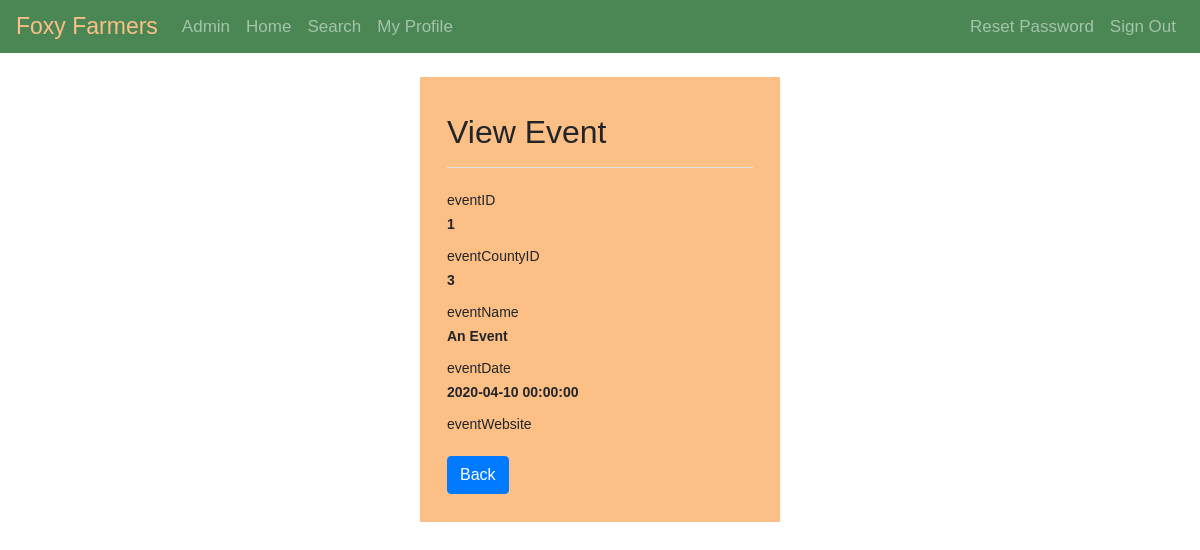
Page /pages/admin/events-read.php?eventID=1 (signed in) on the earlier database version.
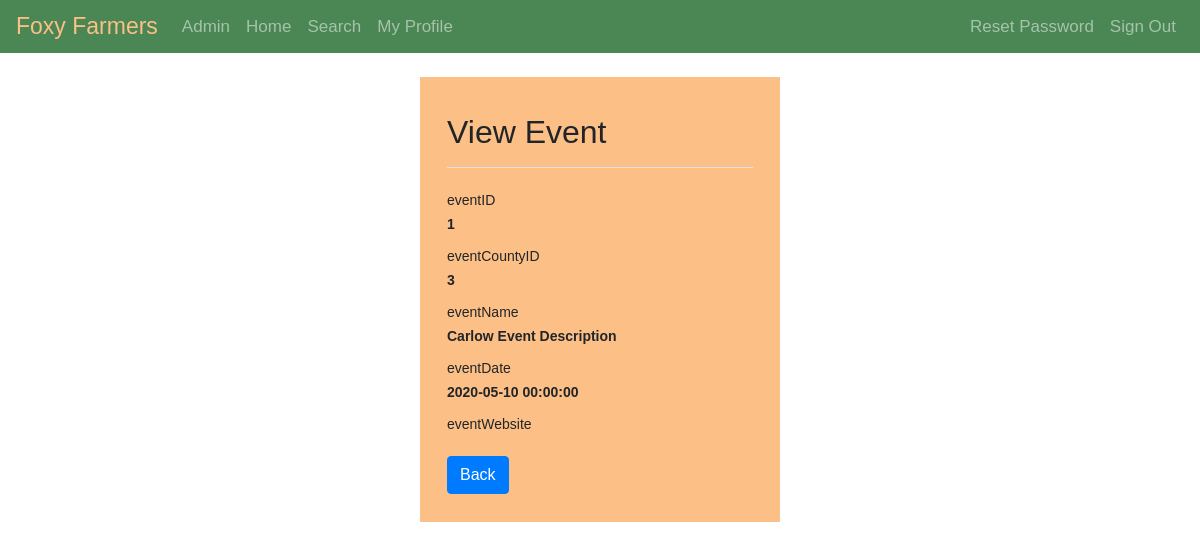
Same page on the later database version.
### tables this page shows
CREATE TABLE events (
  eventID INT NOT NULL,
  eventCountyID INT NOT NULL,
  eventName VARCHAR(128) NOT NULL,
  eventDate DATETIME, 
  eventWebsite VARCHAR(128) NULL DEFAULT ""
);

### pages/admin/events-read.php (the view, shortened to what this page needs)
<?php
require_once "../../utilities/config.php";
if(isset($_GET["eventID"]) && !empty(trim($_GET["eventID"]))){
    $sql = "SELECT * FROM events WHERE eventID = ?";
    if($stmt = mysqli_prepare($link, $sql)){
        mysqli_stmt_bind_param($stmt, "i", $param_eventID);
        if(mysqli_stmt_execute($stmt)){
            $result = mysqli_stmt_get_result($stmt);
            if(mysqli_num_rows($result) == 1){
                $row = mysqli_fetch_array($result, MYSQLI_ASSOC);
            } else{
                header("location: admin-error.php");
                exit();
            }
        } else{
            echo "Oops! Something went wrong. Please try again later.";
        }
    }
} else{
    header("location: admin-error.php");
    exit();
}
?>
    <div class="wrapper wrapper-admin-narrow">
        <div class="container-fluid">
            <div class="row">
                <div class="col-md-12">
                    <div class="pb-2 mt-4 mb-4 border-bottom">
                        <h2>View Event</h2>
                    </div>
                    <div class="form-group">
                        <label>eventID</label>
                        <p class="form-control-static"><?php echo '<b>' . $row["eventID"] . '</b>' ; ?></p>
                    </div>
                    <div class="form-group">
                        <label>eventCountyID</label>
                        <p class="form-control-static"><?php echo '<b>' . $row["eventCountyID"] . '</b>' ; ?></p>
                    </div>
                    <div class="form-group">
                        <label>eventName</label>
                        <p class="form-control-static"><?php echo '<b>' . $row["eventName"] . '</b>' ; ?></p>
                    </div>
                    <div class="form-group">
                        <label>eventDate</label>
                        <p class="form-control-static"><?php echo '<b>' . $row["eventDate"] . '</b>' ; ?></p>
                    </div>
                    <div class="form-group">
                        <label>eventWebsite</label>
                    </div>
                    <p><a href="events-home.php" class="btn btn-primary">Back</a></p>
                </div>
            </div>
        </div>
    </div>

Differences in the rows shown:
changed events id 1: eventName "An Event" → "Carlow Event Description"; eventDate "2020-04-10 00:00:00" → "2020-05-10 00:00:00"
